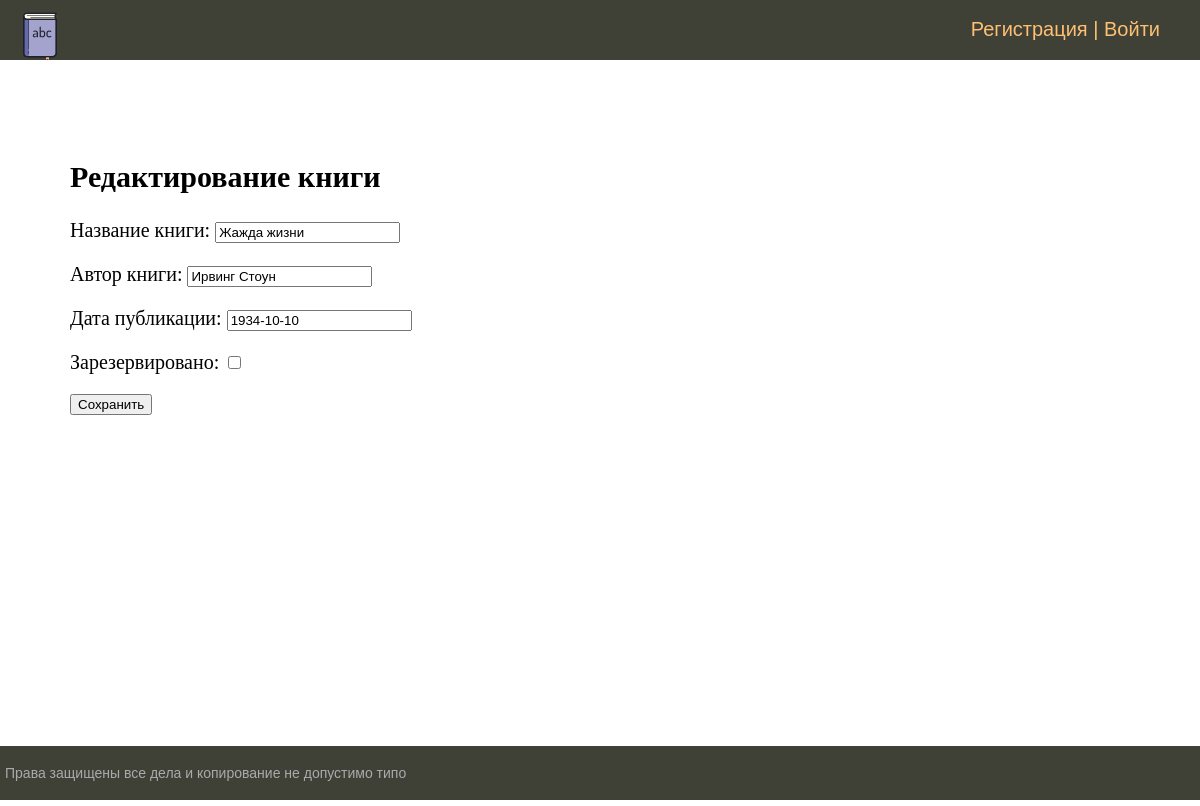
Page /editbook/1/ on the committed database.
### books/models.py (models this page shows)
class Book(models.Model):
    title = models.CharField(max_length=100, verbose_name='Название книги')
    author = models.CharField(max_length=100, verbose_name='Автор книги')
    published_date = models.DateField(verbose_name='Дата публикации')
    is_reserved = models.BooleanField(default=False, verbose_name='Зарезервировано')

### books/views.py (the view)
# urls.py: path('editbook/<int:pk>/', EditBook.as_view(), name='edit_book'),
class EditBook(UpdateView):
    model = Book
    form_class = EditBookForm
    template_name = 'book/editbook.html'
    success_url = reverse_lazy('home')

### books/forms.py (shortened to what this page needs)
class EditBookForm(forms.ModelForm):
    class Meta:
        model = Book
        fields = ('title', 'author', 'published_date', 'is_reserved')
    def __init__(self, *args, **kwargs):
        super().__init__(*args, **kwargs)
        self.fields['published_date'].widget.attrs['type'] = 'date'

### books/templates/book/editbook.html (shortened to what this page needs)
{% extends 'book/base.html' %}
{% block content %}
  <h2>Редактирование книги</h2>
  <form method="post">
    {{ form.as_p }}
    <button type="submit">Сохранить</button>
  </form>
{% endblock %}

### books/static/book/css/styles.css (style rules this page uses)
html, body { font-family: 'Arial'; margin: 0; padding: 0; height: 100%; width: 100%; color: #444; }

### rows in the picture
Book: title "Жажда жизни", author "Ирвинг Стоун", published_date "1934-10-10"
